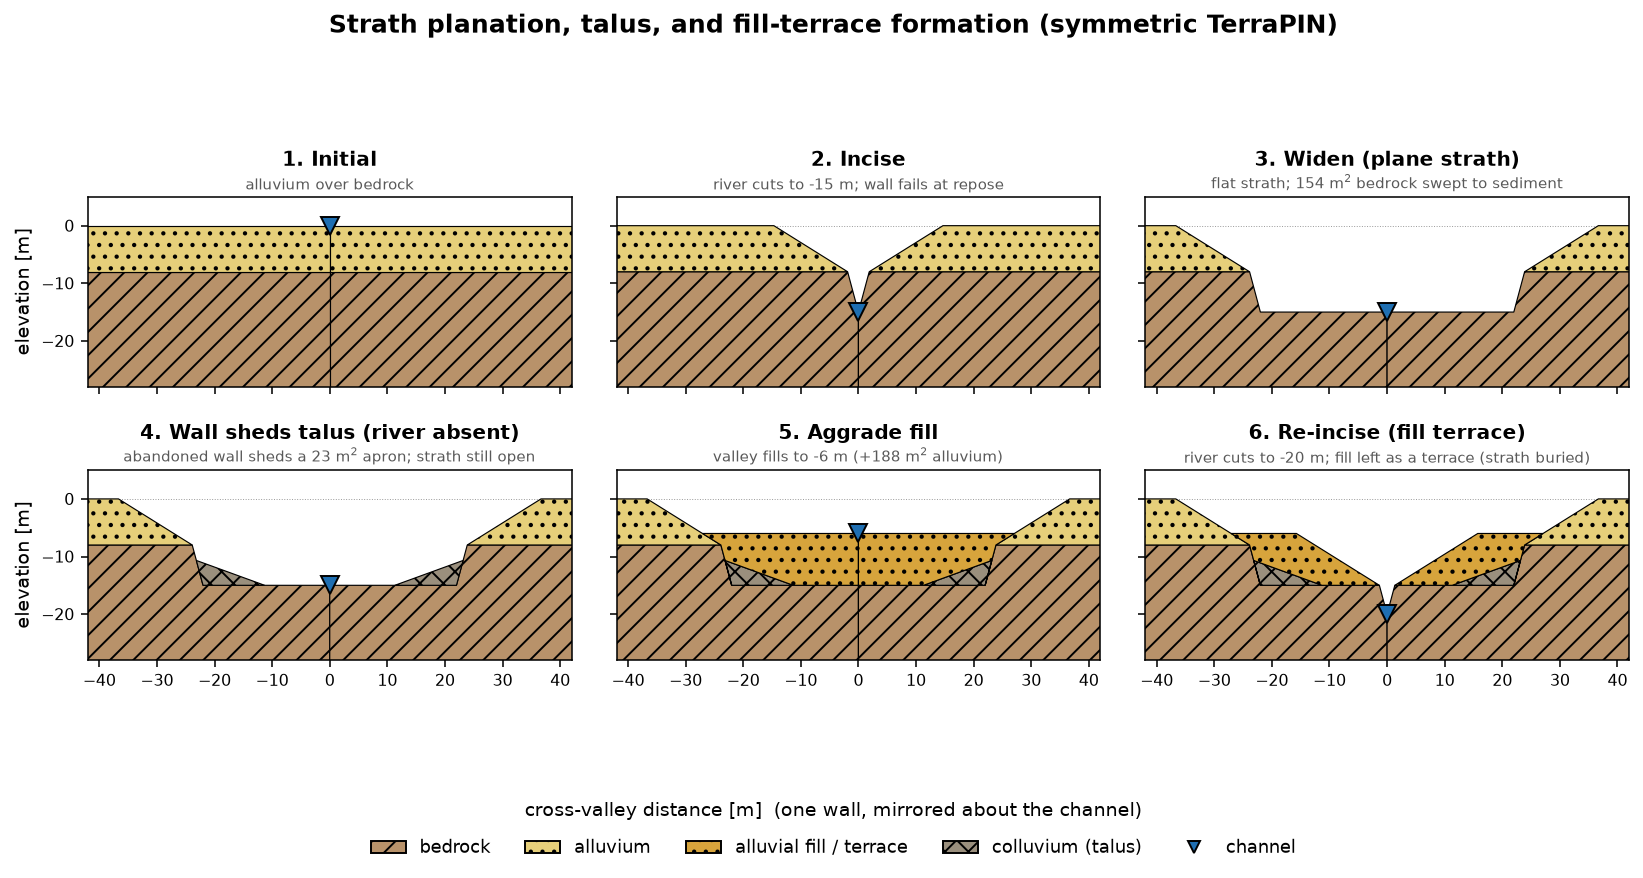

This figure's Python source:
#! /usr/bin/env python
"""
Worked example: terrace formation with symmetric TerraPIN.

Drives the geometry engine through a physically-ordered sequence and draws each
stage as a labelled cross-section:

  1. initial        alluvium over bedrock
  2. incise         river cuts down; wall fails at the angle of repose
  3. widen          the sweeping river planes a flat strath and carries ALL the
                    eroded rock off as sediment -- it cannot leave talus in its
                    own path, so the strath is clean
  4. shed talus     the river has narrowed away from the wall; the now-abandoned
                    wall sheds a modest talus apron onto the quiet strath (the
                    shed volume is a physics input -- illustrative here)
  5. aggrade        a valley fill buries strath and talus
  6. re-incise      the river cuts a new inner channel into the fill, leaving a
                    fill (cut-in-fill) terrace; the strath is buried beneath it

The unit models one valley wall; we mirror it about the channel (x = 0) so the
figure reads as a full symmetric valley -- the symmetric model, in which the
channel holds its lateral position and the valley incises, aggrades, and planes
symmetrically around it (the channel's own position/motion is not resolved).

Run in the dedicated environment:
    conda run -n terrapin python examples/low_unit_terraces.py
"""
import os

import numpy as np
import matplotlib
matplotlib.use("Agg")
import matplotlib.pyplot as plt
from matplotlib.patches import Patch
from shapely.geometry import box

from terrapin.geometry import incise, widen, aggrade, eroded_wedge, colluvial_pile

# --- Material palette (geoscience-flavoured), keyed by lithology ---
STYLE = {
    "bedrock":   dict(fc="#b8926a", hatch="//", label="bedrock"),
    "alluvium":  dict(fc="#e6cf7a", hatch="..", label="alluvium"),
    "fill":      dict(fc="#d7a43c", hatch="..", label="alluvial fill / terrace"),
    "colluvium": dict(fc="#9a8f7d", hatch="xx", label="colluvium (talus)"),
}


def lithology(name):
    if "bedrock" in name:
        return "bedrock"
    if "colluvium" in name:
        return "colluvium"
    if "fill" in name:
        return "fill"
    return "alluvium"


def draw(ax, bodies, z_ch, title, subtitle):
    for name, geom in bodies.items():
        if geom.is_empty:
            continue
        st = STYLE[lithology(name)]
        parts = geom.geoms if geom.geom_type == "MultiPolygon" else [geom]
        for p in parts:
            xs, zs = p.exterior.xy
            xs = np.asarray(xs)
            for sign in (1, -1):                      # mirror about the channel
                ax.fill(sign * xs, zs, facecolor=st["fc"], edgecolor="k",
                        linewidth=0.6, hatch=st["hatch"], zorder=1)
    ax.plot(0, z_ch, marker="v", color="#1f6fb2", ms=9, zorder=3,
            markeredgecolor="k")                      # channel
    ax.set_title(title, fontsize=10.5, fontweight="bold", pad=16)
    ax.text(0.5, 1.02, subtitle, transform=ax.transAxes, ha="center",
            va="bottom", fontsize=7.8, color="0.35")  # caption above the panel
    ax.set_xlim(-XMAX, XMAX)
    ax.set_ylim(ZMIN, ZMAX)
    ax.set_aspect("equal")
    ax.axhline(0, color="0.6", lw=0.5, ls=":", zorder=0)
    ax.tick_params(labelsize=8)


# --- Domain and initial condition: alluvium over bedrock, flat surface at 0 ---
XMAX, ZMIN, ZMAX = 42.0, -28.0, 5.0
REPOSE = {"bedrock": 75.0, "alluvium": 32.0, "colluvium": 20.0}
LAMBDA, ALPHA_C = 0.35, 20.0
DOMAIN = box(-80.0, -60.0, 0.0, ZMAX)

bodies = {"bedrock": box(-80.0, -60.0, 0.0, -8.0),
          "alluvium": box(-80.0, -8.0, 0.0, 0.0)}
snaps = [(dict(bodies), 0.0, "1. Initial", "alluvium over bedrock")]

# 2. Incise into bedrock -> a repose wall forms
bodies, _ = incise(bodies, -15.0, REPOSE, floor_half_width=0.0)
snaps.append((dict(bodies), -15.0, "2. Incise",
              "river cuts to -15 m; wall fails at repose"))

# 3. Widen: the river planes a flat strath and exports all the rock
pre_widen = dict(bodies)
bodies, bal = widen(bodies, -15.0, 22.0, REPOSE)
snaps.append((dict(bodies), -15.0, "3. Widen (plane strath)",
              "flat strath; %.0f m$^2$ bedrock swept to sediment"
              % bal["bedrock_eroded"]))

# 4. River has narrowed away from the wall; the abandoned wall sheds a talus
#    apron onto the quiet strath. The shed volume is a physics input (external);
#    here we place an illustrative amount and let the engine fit the apron.
void = eroded_wedge(-15.0, pre_widen, REPOSE, 22.0)
talus, _ = colluvial_pile(15.0, void, ALPHA_C, LAMBDA)
bodies = dict(bodies)
bodies["colluvium"] = talus
snaps.append((dict(bodies), -15.0, "4. Wall sheds talus (river absent)",
              "abandoned wall sheds a %.0f m$^2$ apron; strath still open"
              % talus.area))

# 5. Aggrade a valley fill over strath and talus
bodies, dep = aggrade(bodies, -6.0, DOMAIN, name="alluvium_fill")
snaps.append((dict(bodies), -6.0, "5. Aggrade fill",
              "valley fills to -6 m (+%.0f m$^2$ alluvium)" % dep))

# 6. Re-incise a narrow inner channel -> fill and strath left as terraces
bodies, _ = incise(bodies, -20.0, REPOSE, floor_half_width=0.0)
snaps.append((dict(bodies), -20.0, "6. Re-incise (fill terrace)",
              "river cuts to -20 m; fill left as a terrace (strath buried)"))

# --- Figure: 2 rows x 3 cols ---
fig, axes = plt.subplots(2, 3, figsize=(12.0, 6.2), sharex=True, sharey=True)
for ax, (bd, zc, title, sub) in zip(axes.ravel(), snaps):
    draw(ax, bd, zc, title, sub)
for ax in axes[:, 0]:
    ax.set_ylabel("elevation [m]", fontsize=10)
fig.supxlabel("cross-valley distance [m]  (one wall, mirrored about the channel)",
              fontsize=10, y=0.06)

handles = [Patch(facecolor=s["fc"], edgecolor="k", hatch=s["hatch"],
                 label=s["label"]) for s in STYLE.values()]
handles.append(plt.Line2D([], [], marker="v", color="#1f6fb2", ls="",
                          markeredgecolor="k", label="channel"))
fig.legend(handles=handles, loc="lower center", ncol=5, fontsize=9,
           frameon=False, bbox_to_anchor=(0.5, 0.0))
fig.suptitle("Strath planation, talus, and fill-terrace formation "
             "(symmetric TerraPIN)",
             fontsize=13, fontweight="bold", y=0.99)
fig.tight_layout(rect=(0, 0.08, 1, 0.95))

out = os.path.join(os.path.dirname(os.path.abspath(__file__)),
                   "symmetric_valley_terraces.png")
fig.savefig(out, dpi=140, bbox_inches="tight")
print("wrote", out)
